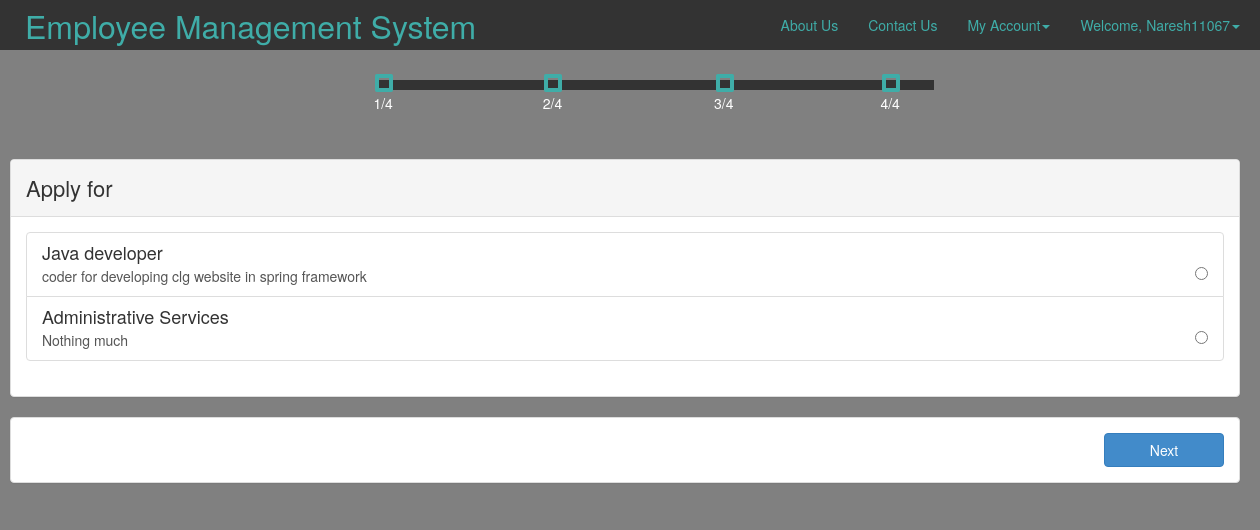
Screenshot of /INCLUDES/Application.php (signed in) with the database file from the repository.
### tables this page shows
CREATE TABLE IF NOT EXISTS `posts` (
  `post_id` bigint(20) NOT NULL AUTO_INCREMENT,
  `post` varchar(300) NOT NULL,
  `description` varchar(500) NOT NULL,
  `status` int(11) NOT NULL,
  PRIMARY KEY (`post_id`),
  UNIQUE KEY `post_id` (`post_id`)
);

### INCLUDES/Application.php (the view, shortened to what this page needs)
<!DOCTYPE html>
<html>
<?php
	if(!$_SESSION['username']){
        echo (
			"<SCRIPT LANGUAGE='JavaScript'>
    			window.location.href='../';
    		   	window.alert('Not logged in.Please login to EMS to continue.')
    			</SCRIPT>"
		);
	}
	else {
?>
    <head>
        <link rel="stylesheet" type="text/css" href="../CSS/bootstrap.css" media="screen" />
        <link rel="stylesheet" type="text/css" href="../CSS/application.css" media="screen" />
    </head>
    <?php
        include 'file-uploader.php';
    ?>
    <body  style="background-color:#808080">
        <section>
            <nav class="navbar navbar-fixed-top" role="navigation">
                <div class="navbar-inner">
                    <div class="container">
                        <div class="navbar-header">
                            <ul class="nav navbar-nav">
                                <li class="active"><a class="navbar-brand" href="Home.php"><font size="+3"> Employee Management System</font></a></li>
                            </ul>
                        </div>
                        <div class="navbar-collapse collapse">
                            <ul class="nav navbar-nav navbar-right">
                                <li><a href="aboutus.php">About Us</a></li>
                                <li><a href="Contactus.php">Contact Us</a></li>
                                <li class="dropdown"><a href="#" class="dropdown-toggle" data-toggle="dropdown">My Account<b class="caret"></b></a>
                                </li>
                                <li class="dropdown"><a href="#" class="dropdown-toggle" data-toggle="dropdown"><?php echo "Welcome, ".$_SESSION['username'] . "<b class='caret'></b>"?></a>
                                </li>
                            </ul>
                        </div>
                    </div>
                </div>
            </nav>
        </section>
        <section>
            <div class="common">
                <progress id="progress-bar" min="1" max="100" value="0"></progress>
                <span class="all_span first border-change "><div class="prog-text">1/4</div></span>
                <span class="all_span second"><div class="prog-text">2/4</div></span>
                <span class="all_span third"><div class="prog-text">3/4</div></span>
                <span class="all_span fourth"><div class="prog-text">4/4</div></span>
            </div>
            <form id="form1" method="POST">
                    <div class="container" style="top:80px;">
                        <div class="panel panel-default">
                            <div class="panel-heading">Apply for</div>
                            <div class="panel-body">
                                <div class="list-group">
                                    <?php
                                        $select=mysql_query("select * from posts where status = 1;") or die(mysql_error());
                                        while($fetch=mysql_fetch_array($select))
                                           {
                                    ?>
                                        <a class="list-group-item ">
                                            <h4 class="list-group-item-heading">
                                                <?php echo $fetch['post'];?>
                                            </h4>
                                            <input type="radio" name="job_post" style="float:right" value="<?php if(isset($fetch)){echo $fetch['post_id'];}?>" />
                                            <p class="list-group-item-text">
                                                <?php echo $fetch['description'];?>
                                            </p>
                                        </a>
                                    <?php } ?>
                                </div>
                            </div>
                        </div>
                        <div class="panel panel-default">
                            <div class="panel-body">
                            <label class="btn btn-primary" style="float:right" name="" onclick="goto_form2();">Next</label>
                            </div>
                        </div>
                    </div>
                </form>
        </section>
    </body>
<?php
    }
?>
</html>

### CSS/Application.css (style rules this page uses)
#progress-bar { position: relative; background: #333333; width: 556px; height: 10px; }
.prog-text { position:relative; top:1em; right:0.4em; color:#fff; }
.common { position: relative; top: 5em; margin: 0em 30% 4em; cursor: pointer; transition: all 0.4s ease-in-out; }
.all_span { height: 18px; width: 18px; border-radius: 10%; border: 4px solid #3fada8; background:#33333; position: absolute; left:-3px; top: 4px; cursor: pointer; transition: all 0.4s ease-in-out; }
.second { left: 33%; background:#33333; }
.third { left: 67%; }
.fourth { left: 100%; }
.border-change { border-color:#3fada8; transition: all 0.4s ease-in-out; }
#form1 { display: none; }

### rows the page displays
posts: post "Java developer", description "coder for developing clg website in spring framework"
posts: post "Administrative Services", description "Nothing much"

### other values shown
$_SESSION['username'] "Naresh11067"
